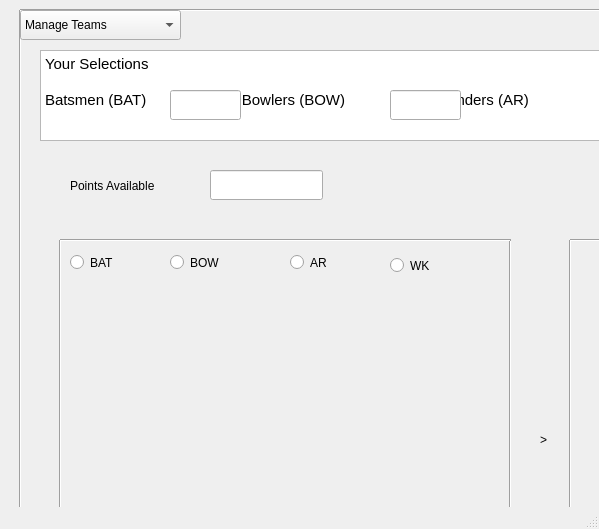
<?xml version="1.0" encoding="UTF-8"?>
<ui version="4.0">
 <class>MainWindow</class>
 <widget class="QMainWindow" name="MainWindow">
  <property name="geometry">
   <rect>
    <x>0</x>
    <y>0</y>
    <width>599</width>
    <height>529</height>
   </rect>
  </property>
  <property name="windowTitle">
   <string>MainWindow</string>
  </property>
  <widget class="QWidget" name="centralwidget">
   <widget class="Line" name="line">
    <property name="geometry">
     <rect>
      <x>10</x>
      <y>10</y>
      <width>20</width>
      <height>681</height>
     </rect>
    </property>
    <property name="orientation">
     <enum>Qt::Vertical</enum>
    </property>
   </widget>
   <widget class="Line" name="line_2">
    <property name="geometry">
     <rect>
      <x>1060</x>
      <y>10</y>
      <width>20</width>
      <height>681</height>
     </rect>
    </property>
    <property name="orientation">
     <enum>Qt::Vertical</enum>
    </property>
   </widget>
   <widget class="Line" name="line_3">
    <property name="geometry">
     <rect>
      <x>20</x>
      <y>0</y>
      <width>1051</width>
      <height>20</height>
     </rect>
    </property>
    <property name="orientation">
     <enum>Qt::Horizontal</enum>
    </property>
   </widget>
   <widget class="Line" name="line_4">
    <property name="geometry">
     <rect>
      <x>20</x>
      <y>680</y>
      <width>1051</width>
      <height>20</height>
     </rect>
    </property>
    <property name="orientation">
     <enum>Qt::Horizontal</enum>
    </property>
   </widget>
   <widget class="QComboBox" name="comboBox">
    <property name="geometry">
     <rect>
      <x>20</x>
      <y>10</y>
      <width>161</width>
      <height>30</height>
     </rect>
    </property>
    <item>
     <property name="text">
      <string comment="manage" extracomment="Manage Teams">Manage Teams</string>
     </property>
    </item>
    <item>
     <property name="text">
      <string>New Team</string>
     </property>
    </item>
    <item>
     <property name="text">
      <string>Open Team</string>
     </property>
    </item>
    <item>
     <property name="text">
      <string>Save Team</string>
     </property>
    </item>
    <item>
     <property name="text">
      <string>Evaluate Team</string>
     </property>
    </item>
   </widget>
   <widget class="QTextBrowser" name="textBrowser">
    <property name="geometry">
     <rect>
      <x>40</x>
      <y>50</y>
      <width>1001</width>
      <height>91</height>
     </rect>
    </property>
    <property name="html">
     <string>&lt;!DOCTYPE HTML PUBLIC &quot;-//W3C//DTD HTML 4.0//EN&quot; &quot;http://www.w3.org/TR/REC-html40/strict.dtd&quot;&gt;
&lt;html&gt;&lt;head&gt;&lt;meta name=&quot;qrichtext&quot; content=&quot;1&quot; /&gt;&lt;style type=&quot;text/css&quot;&gt;
p, li { white-space: pre-wrap; }
&lt;/style&gt;&lt;/head&gt;&lt;body style=&quot; font-family:'Ubuntu'; font-size:11pt; font-weight:400; font-style:normal;&quot;&gt;
&lt;p style=&quot; margin-top:0px; margin-bottom:0px; margin-left:0px; margin-right:0px; -qt-block-indent:0; text-indent:0px;&quot;&gt;Your Selections&lt;/p&gt;
&lt;p style=&quot;-qt-paragraph-type:empty; margin-top:0px; margin-bottom:0px; margin-left:0px; margin-right:0px; -qt-block-indent:0; text-indent:0px;&quot;&gt;&lt;br /&gt;&lt;/p&gt;
&lt;p style=&quot; margin-top:0px; margin-bottom:0px; margin-left:0px; margin-right:0px; -qt-block-indent:0; text-indent:0px;&quot;&gt;Batsmen (BAT)                       Bowlers (BOW)	             Allrounders (AR)          	              Wicket-Keeper (WK)&lt;/p&gt;
&lt;p style=&quot;-qt-paragraph-type:empty; margin-top:0px; margin-bottom:0px; margin-left:0px; margin-right:0px; -qt-block-indent:0; text-indent:0px;&quot;&gt;&lt;br /&gt;&lt;/p&gt;&lt;/body&gt;&lt;/html&gt;</string>
    </property>
   </widget>
   <widget class="QLabel" name="label">
    <property name="geometry">
     <rect>
      <x>70</x>
      <y>170</y>
      <width>141</width>
      <height>31</height>
     </rect>
    </property>
    <property name="text">
     <string>Points Available</string>
    </property>
   </widget>
   <widget class="QLabel" name="label_2">
    <property name="geometry">
     <rect>
      <x>690</x>
      <y>180</y>
      <width>111</width>
      <height>31</height>
     </rect>
    </property>
    <property name="text">
     <string>Points Used</string>
    </property>
   </widget>
   <widget class="Line" name="line_8">
    <property name="geometry">
     <rect>
      <x>60</x>
      <y>630</y>
      <width>451</width>
      <height>41</height>
     </rect>
    </property>
    <property name="orientation">
     <enum>Qt::Horizontal</enum>
    </property>
   </widget>
   <widget class="Line" name="line_5">
    <property name="geometry">
     <rect>
      <x>50</x>
      <y>240</y>
      <width>21</width>
      <height>411</height>
     </rect>
    </property>
    <property name="orientation">
     <enum>Qt::Vertical</enum>
    </property>
   </widget>
   <widget class="Line" name="line_6">
    <property name="geometry">
     <rect>
      <x>500</x>
      <y>240</y>
      <width>21</width>
      <height>411</height>
     </rect>
    </property>
    <property name="orientation">
     <enum>Qt::Vertical</enum>
    </property>
   </widget>
   <widget class="Line" name="line_9">
    <property name="geometry">
     <rect>
      <x>60</x>
      <y>220</y>
      <width>451</width>
      <height>41</height>
     </rect>
    </property>
    <property name="orientation">
     <enum>Qt::Horizontal</enum>
    </property>
   </widget>
   <widget class="Line" name="line_7">
    <property name="geometry">
     <rect>
      <x>560</x>
      <y>240</y>
      <width>21</width>
      <height>411</height>
     </rect>
    </property>
    <property name="orientation">
     <enum>Qt::Vertical</enum>
    </property>
   </widget>
   <widget class="Line" name="line_10">
    <property name="geometry">
     <rect>
      <x>570</x>
      <y>220</y>
      <width>451</width>
      <height>41</height>
     </rect>
    </property>
    <property name="orientation">
     <enum>Qt::Horizontal</enum>
    </property>
   </widget>
   <widget class="Line" name="line_11">
    <property name="geometry">
     <rect>
      <x>570</x>
      <y>630</y>
      <width>451</width>
      <height>41</height>
     </rect>
    </property>
    <property name="orientation">
     <enum>Qt::Horizontal</enum>
    </property>
   </widget>
   <widget class="Line" name="line_12">
    <property name="geometry">
     <rect>
      <x>1010</x>
      <y>240</y>
      <width>21</width>
      <height>411</height>
     </rect>
    </property>
    <property name="orientation">
     <enum>Qt::Vertical</enum>
    </property>
   </widget>
   <widget class="QRadioButton" name="radioButton">
    <property name="geometry">
     <rect>
      <x>70</x>
      <y>250</y>
      <width>61</width>
      <height>25</height>
     </rect>
    </property>
    <property name="text">
     <string>BAT</string>
    </property>
   </widget>
   <widget class="QRadioButton" name="radioButton_2">
    <property name="geometry">
     <rect>
      <x>170</x>
      <y>250</y>
      <width>81</width>
      <height>25</height>
     </rect>
    </property>
    <property name="text">
     <string>BOW</string>
    </property>
   </widget>
   <widget class="QRadioButton" name="radioButton_3">
    <property name="geometry">
     <rect>
      <x>290</x>
      <y>250</y>
      <width>61</width>
      <height>25</height>
     </rect>
    </property>
    <property name="text">
     <string>AR</string>
    </property>
   </widget>
   <widget class="QRadioButton" name="radioButton_4">
    <property name="geometry">
     <rect>
      <x>390</x>
      <y>250</y>
      <width>71</width>
      <height>31</height>
     </rect>
    </property>
    <property name="text">
     <string>WK</string>
    </property>
   </widget>
   <widget class="QLabel" name="label_3">
    <property name="geometry">
     <rect>
      <x>540</x>
      <y>430</y>
      <width>21</width>
      <height>20</height>
     </rect>
    </property>
    <property name="text">
     <string>&gt;</string>
    </property>
   </widget>
   <widget class="QLineEdit" name="lineEdit">
    <property name="geometry">
     <rect>
      <x>210</x>
      <y>170</y>
      <width>113</width>
      <height>30</height>
     </rect>
    </property>
    <property name="text">
     <string/>
    </property>
   </widget>
   <widget class="QLineEdit" name="lineEdit_2">
    <property name="geometry">
     <rect>
      <x>800</x>
      <y>180</y>
      <width>113</width>
      <height>30</height>
     </rect>
    </property>
    <property name="text">
     <string/>
    </property>
   </widget>
   <widget class="QLineEdit" name="lineEdit_3">
    <property name="geometry">
     <rect>
      <x>170</x>
      <y>90</y>
      <width>71</width>
      <height>30</height>
     </rect>
    </property>
    <property name="text">
     <string/>
    </property>
   </widget>
   <widget class="QLineEdit" name="lineEdit_4">
    <property name="geometry">
     <rect>
      <x>390</x>
      <y>90</y>
      <width>71</width>
      <height>30</height>
     </rect>
    </property>
    <property name="text">
     <string/>
    </property>
   </widget>
   <widget class="QLineEdit" name="lineEdit_5">
    <property name="geometry">
     <rect>
      <x>640</x>
      <y>90</y>
      <width>71</width>
      <height>30</height>
     </rect>
    </property>
    <property name="text">
     <string/>
    </property>
   </widget>
   <widget class="QLineEdit" name="lineEdit_6">
    <property name="geometry">
     <rect>
      <x>910</x>
      <y>90</y>
      <width>71</width>
      <height>30</height>
     </rect>
    </property>
    <property name="text">
     <string/>
    </property>
   </widget>
   <widget class="QLabel" name="label_4">
    <property name="geometry">
     <rect>
      <x>620</x>
      <y>250</y>
      <width>141</width>
      <height>31</height>
     </rect>
    </property>
    <property name="text">
     <string>Team Name</string>
    </property>
   </widget>
   <widget class="QLineEdit" name="lineEdit_7">
    <property name="geometry">
     <rect>
      <x>730</x>
      <y>250</y>
      <width>231</width>
      <height>30</height>
     </rect>
    </property>
    <property name="text">
     <string/>
    </property>
   </widget>
  </widget>
  <widget class="QMenuBar" name="menubar">
   <property name="geometry">
    <rect>
     <x>0</x>
     <y>0</y>
     <width>599</width>
     <height>25</height>
    </rect>
   </property>
  </widget>
  <widget class="QStatusBar" name="statusbar"/>
 </widget>
 <resources/>
 <connections/>
</ui>
